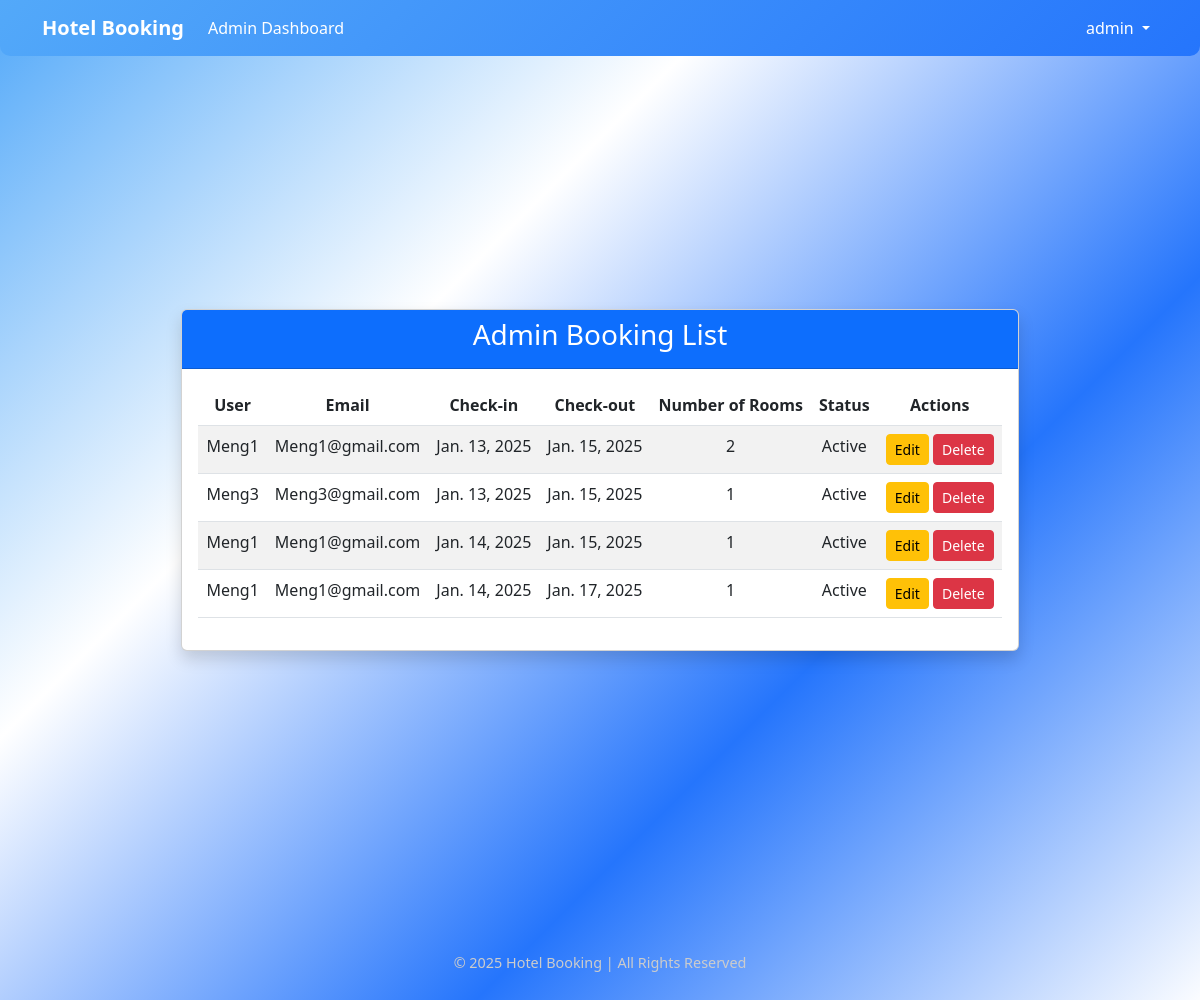
The page /admin-bookings/ (signed in) on the database its author committed.
### bookings/models.py (models this page shows, shortened)
class Booking(models.Model):
    user = models.ForeignKey(User, on_delete=models.CASCADE)
    room = models.ForeignKey(Room, on_delete=models.CASCADE)
    check_in = models.DateField()
    check_out = models.DateField()
    rooms_booked = models.PositiveIntegerField(default=1)

### bookings/decoration.py (the view)
    def wrapper_func(request, *args, **kwargs):
        if request.user.is_authenticated:
            if request.user.is_staff:
                return view_func(request, *args, **kwargs)
            else:
                return redirect('dashboard')
        else:
            return redirect('login')

### bookings/decoration.py (called while the page is built)
def admin_only(view_func):
    def wrapper_func(request, *args, **kwargs):
        if request.user.is_authenticated:
            if request.user.is_staff:
                return view_func(request, *args, **kwargs)
            else:
                return redirect('dashboard')
        else:
            return redirect('login')
    return wrapper_func

### bookings/views.py (called while the page is built)
@login_required
@admin_only
def admin_booking_list(request):
    bookings = Booking.objects.select_related('room', 'user').all()
    return render(request, 'bookings/admin_booking_list.html', {'bookings': bookings})

### bookings/templates/bookings/admin_booking_list.html (shortened to what this page needs)
{% extends 'bookings/main.html' %}
{% block content %}
<div class="container d-flex justify-content-center align-items-center" style="min-height: 100vh;">
    <div class="card shadow">
        <div class="card-header text-center bg-primary text-white">
            <h3>Admin Booking List</h3>
        </div>
        <div class="card-body">
            <table class="table table-striped table-hover text-center">
                <thead class="bg-light">
                    <tr>
                        <th>User</th>
                        <th>Email</th>
                        <th>Check-in</th>
                        <th>Check-out</th>
                        <th>Number of Rooms</th>
                        <th>Status</th>
                        <th>Actions</th>
                    </tr>
                </thead>
                <tbody>
                    {% for booking in bookings %}
                    <tr>
                        <td>{{ booking.user }}</td>
                        <td>{{ booking.user.email }}</td>
                        <td>{{ booking.check_in }}</td>
                        <td>{{ booking.check_out }}</td>
                        <td>{{ booking.rooms_booked }}</td>
                        <td>{% if booking.check_out < today %} Complete {% else %} Active {% endif %}</td>
                        <td>
                            <a class="btn btn-warning btn-sm"
                                href="{% url 'update_booking_admin' booking.id %}">Edit</a>
                            <a class="btn btn-danger btn-sm"
                                href="{% url 'delete_booking_admin' booking.id %}">Delete</a>
                        </td>
                    </tr>
                    {% empty %}
                    <tr>
                        <td colspan="7" class="text-center text-muted">No bookings available.</td>
                    </tr>
                    {% endfor %}
                </tbody>
            </table>
        </div>
    </div>
</div>
{% endblock %}

### bookings/templates/bookings/navbar.html (shortened to what this page needs)
<nav class="navbar navbar-expand  ">
    <div class="container">
        <a class="navbar-brand text-white fw-bold">Hotel Booking</a>
        <div class="collapse navbar-collapse" id="navbarNav">
            <ul class="navbar-nav me-auto">
                {% if user.is_authenticated %}
                {% if user.is_staff %}
                <li class="nav-item"><a class="nav-link text-white" href="{% url 'admin_dashboard' %}">Admin
                        Dashboard</a></li>
                {% endif %}
                {% endif %}
            </ul>
            <ul class="navbar-nav">
                {% if user.is_authenticated %}
                <li class="nav-item dropdown">
                    <a class="nav-link dropdown-toggle text-white" href="#" id="userDropdown" role="button"
                        data-bs-toggle="dropdown" aria-expanded="false">
                        {{ user.username }}
                    </a>
                </li>
                {% else %}
                <li class="nav-item"><a class="nav-link text-white" href="{% url 'login' %}">Login</a></li>
                <li class="nav-item"><a class="nav-link text-white" href="{% url 'register' %}">Register</a></li>
                {% endif %}
            </ul>
        </div>
    </div>
</nav>

### bookings/static/css/style.css (style rules this page uses)
body { background: linear-gradient(135deg, #53a9f9, #ffffff, #2575fc, #fff); font-family: "Roboto", sans-serif; color: #333; margin: 0; padding: 0; }
.navbar { background: linear-gradient(135deg, #53a9f9, #2575fc); color: #ffffff; padding: 20px; border-radius: 0 0 10px 10px; }
.navbar-brand { font-size: 1.8rem; color: #ffffff !important; font-weight: bold; }
.nav-link { color: #ffffff !important; font-weight: 500; transition: color 0.3s ease-in-out; }
.card { border-radius: 15px; background: #1c2833; color: black; box-shadow: 0 4px 8px rgba(0, 0, 0, 0.5); border: none; transition: transform 0.3s ease, box-shadow 0.3s ease; }
.table-striped tbody tr:nth-of-type(odd) { background-color: #f9f9f9; }

### rows shown on the page
Booking: user "Meng1", user.email "Meng1@gmail.com", check_in "Jan. 13, 2025", check_out "Jan. 15, 2025", rooms_booked "2", shows "Active"
Booking: user "Meng3", user.email "Meng3@gmail.com", check_in "Jan. 13, 2025", check_out "Jan. 15, 2025", rooms_booked "1", shows "Active"
Booking: user "Meng1", user.email "Meng1@gmail.com", check_in "Jan. 14, 2025", check_out "Jan. 15, 2025", rooms_booked "1", shows "Active"
Booking: user "Meng1", user.email "Meng1@gmail.com", check_in "Jan. 14, 2025", check_out "Jan. 17, 2025", rooms_booked "1", shows "Active"

### other values the page prints
{{ user.username }} "admin"
